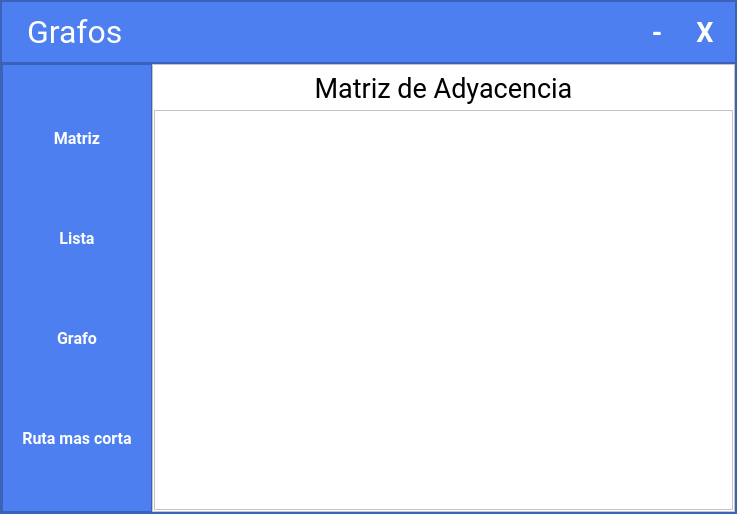
<?xml version="1.0" encoding="UTF-8"?>
<ui version="4.0">
 <class>MainWindow</class>
 <widget class="QMainWindow" name="MainWindow">
  <property name="geometry">
   <rect>
    <x>0</x>
    <y>0</y>
    <width>737</width>
    <height>514</height>
   </rect>
  </property>
  <property name="font">
   <font>
    <family>Roboto</family>
    <pointsize>12</pointsize>
   </font>
  </property>
  <property name="windowTitle">
   <string>MainWindow</string>
  </property>
  <widget class="QWidget" name="centralwidget">
   <layout class="QHBoxLayout" name="horizontalLayout_2">
    <property name="spacing">
     <number>0</number>
    </property>
    <property name="leftMargin">
     <number>0</number>
    </property>
    <property name="topMargin">
     <number>0</number>
    </property>
    <property name="rightMargin">
     <number>0</number>
    </property>
    <property name="bottomMargin">
     <number>0</number>
    </property>
    <item>
     <widget class="QFrame" name="frame">
      <property name="styleSheet">
       <string notr="true">background-color: rgb(77, 127, 240);</string>
      </property>
      <property name="frameShape">
       <enum>QFrame::StyledPanel</enum>
      </property>
      <property name="frameShadow">
       <enum>QFrame::Raised</enum>
      </property>
      <layout class="QVBoxLayout" name="verticalLayout_2" stretch="0,8">
       <property name="spacing">
        <number>0</number>
       </property>
       <property name="leftMargin">
        <number>0</number>
       </property>
       <property name="topMargin">
        <number>0</number>
       </property>
       <property name="rightMargin">
        <number>0</number>
       </property>
       <property name="bottomMargin">
        <number>0</number>
       </property>
       <item>
        <widget class="QFrame" name="frame_header">
         <property name="minimumSize">
          <size>
           <width>0</width>
           <height>42</height>
          </size>
         </property>
         <property name="styleSheet">
          <string notr="true">QFrame{
background-color: rgb(77, 127, 240);
}

QPushButton{
background-color: rgb(77, 127, 240);
border-radius: 50%;
color: rgb(255, 255, 255);
}

QPushButton:hover{
background-color: rgb(68, 113, 211);
border-radius: 50%;
}

</string>
         </property>
         <property name="frameShape">
          <enum>QFrame::StyledPanel</enum>
         </property>
         <property name="frameShadow">
          <enum>QFrame::Raised</enum>
         </property>
         <layout class="QHBoxLayout" name="horizontalLayout_3">
          <property name="leftMargin">
           <number>25</number>
          </property>
          <item>
           <widget class="QLabel" name="label_5">
            <property name="font">
             <font>
              <family>Roboto</family>
              <pointsize>24</pointsize>
             </font>
            </property>
            <property name="styleSheet">
             <string notr="true">color: rgb(255, 255, 255);</string>
            </property>
            <property name="text">
             <string>Grafos</string>
            </property>
           </widget>
          </item>
          <item>
           <spacer name="horizontalSpacer">
            <property name="orientation">
             <enum>Qt::Horizontal</enum>
            </property>
            <property name="sizeHint" stdset="0">
             <size>
              <width>581</width>
              <height>20</height>
             </size>
            </property>
           </spacer>
          </item>
          <item>
           <widget class="QPushButton" name="minimize_btn">
            <property name="minimumSize">
             <size>
              <width>42</width>
              <height>42</height>
             </size>
            </property>
            <property name="font">
             <font>
              <family>Roboto</family>
              <pointsize>20</pointsize>
              <weight>75</weight>
              <bold>true</bold>
             </font>
            </property>
            <property name="cursor">
             <cursorShape>PointingHandCursor</cursorShape>
            </property>
            <property name="text">
             <string>-</string>
            </property>
           </widget>
          </item>
          <item>
           <widget class="QPushButton" name="close_btn">
            <property name="sizePolicy">
             <sizepolicy hsizetype="Preferred" vsizetype="Preferred">
              <horstretch>0</horstretch>
              <verstretch>0</verstretch>
             </sizepolicy>
            </property>
            <property name="minimumSize">
             <size>
              <width>42</width>
              <height>42</height>
             </size>
            </property>
            <property name="font">
             <font>
              <family>Roboto</family>
              <pointsize>20</pointsize>
              <weight>75</weight>
              <bold>true</bold>
             </font>
            </property>
            <property name="cursor">
             <cursorShape>PointingHandCursor</cursorShape>
            </property>
            <property name="text">
             <string>X</string>
            </property>
           </widget>
          </item>
         </layout>
        </widget>
       </item>
       <item>
        <widget class="QFrame" name="frame_body">
         <property name="frameShape">
          <enum>QFrame::StyledPanel</enum>
         </property>
         <property name="frameShadow">
          <enum>QFrame::Raised</enum>
         </property>
         <layout class="QHBoxLayout" name="horizontalLayout">
          <property name="spacing">
           <number>0</number>
          </property>
          <property name="leftMargin">
           <number>0</number>
          </property>
          <property name="topMargin">
           <number>0</number>
          </property>
          <property name="rightMargin">
           <number>0</number>
          </property>
          <property name="bottomMargin">
           <number>0</number>
          </property>
          <item>
           <widget class="QFrame" name="frame_sidebar">
            <property name="minimumSize">
             <size>
              <width>150</width>
              <height>0</height>
             </size>
            </property>
            <property name="maximumSize">
             <size>
              <width>150</width>
              <height>16777215</height>
             </size>
            </property>
            <property name="styleSheet">
             <string notr="true">QFrame {
background-color: rgb(77, 127, 240);
}

QPushButton{
background-color: rgb(77, 127, 240);
color: rgb(255, 255, 255);
border: none;
}

QPushButton:hover{
background-color: rgb(68, 113, 211);
}
</string>
            </property>
            <property name="frameShape">
             <enum>QFrame::StyledPanel</enum>
            </property>
            <property name="frameShadow">
             <enum>QFrame::Raised</enum>
            </property>
            <layout class="QVBoxLayout" name="verticalLayout_3">
             <property name="leftMargin">
              <number>0</number>
             </property>
             <property name="topMargin">
              <number>0</number>
             </property>
             <property name="rightMargin">
              <number>0</number>
             </property>
             <property name="bottomMargin">
              <number>0</number>
             </property>
             <item>
              <widget class="QPushButton" name="matrix_btn">
               <property name="minimumSize">
                <size>
                 <width>0</width>
                 <height>42</height>
                </size>
               </property>
               <property name="font">
                <font>
                 <family>Roboto</family>
                 <pointsize>12</pointsize>
                 <weight>75</weight>
                 <bold>true</bold>
                </font>
               </property>
               <property name="cursor">
                <cursorShape>PointingHandCursor</cursorShape>
               </property>
               <property name="text">
                <string>Matriz</string>
               </property>
               <property name="flat">
                <bool>false</bool>
               </property>
              </widget>
             </item>
             <item>
              <widget class="QPushButton" name="list_btn">
               <property name="minimumSize">
                <size>
                 <width>0</width>
                 <height>42</height>
                </size>
               </property>
               <property name="font">
                <font>
                 <family>Roboto</family>
                 <pointsize>12</pointsize>
                 <weight>75</weight>
                 <bold>true</bold>
                </font>
               </property>
               <property name="cursor">
                <cursorShape>PointingHandCursor</cursorShape>
               </property>
               <property name="text">
                <string>Lista</string>
               </property>
              </widget>
             </item>
             <item>
              <widget class="QPushButton" name="graph_btn">
               <property name="minimumSize">
                <size>
                 <width>0</width>
                 <height>42</height>
                </size>
               </property>
               <property name="font">
                <font>
                 <family>Roboto</family>
                 <pointsize>12</pointsize>
                 <weight>75</weight>
                 <bold>true</bold>
                </font>
               </property>
               <property name="cursor">
                <cursorShape>PointingHandCursor</cursorShape>
               </property>
               <property name="text">
                <string>Grafo</string>
               </property>
              </widget>
             </item>
             <item>
              <widget class="QPushButton" name="route_btn">
               <property name="minimumSize">
                <size>
                 <width>0</width>
                 <height>42</height>
                </size>
               </property>
               <property name="font">
                <font>
                 <family>Roboto</family>
                 <pointsize>12</pointsize>
                 <weight>75</weight>
                 <bold>true</bold>
                </font>
               </property>
               <property name="cursor">
                <cursorShape>PointingHandCursor</cursorShape>
               </property>
               <property name="text">
                <string>Ruta mas corta</string>
               </property>
              </widget>
             </item>
            </layout>
           </widget>
          </item>
          <item>
           <widget class="QFrame" name="frame_content">
            <property name="styleSheet">
             <string notr="true">QFrame{
background-color: rgb(255, 255, 255);
}</string>
            </property>
            <property name="frameShape">
             <enum>QFrame::StyledPanel</enum>
            </property>
            <property name="frameShadow">
             <enum>QFrame::Raised</enum>
            </property>
            <layout class="QVBoxLayout" name="verticalLayout_4">
             <property name="spacing">
              <number>0</number>
             </property>
             <property name="leftMargin">
              <number>1</number>
             </property>
             <property name="topMargin">
              <number>1</number>
             </property>
             <property name="rightMargin">
              <number>1</number>
             </property>
             <property name="bottomMargin">
              <number>1</number>
             </property>
             <item>
              <widget class="QStackedWidget" name="stackedWidget">
               <property name="font">
                <font>
                 <kerning>true</kerning>
                </font>
               </property>
               <property name="styleSheet">
                <string notr="true">background-color: rgb(255, 255, 255);</string>
               </property>
               <property name="currentIndex">
                <number>0</number>
               </property>
               <widget class="QWidget" name="matrix_page">
                <layout class="QVBoxLayout" name="verticalLayout" stretch="1,9">
                 <property name="spacing">
                  <number>0</number>
                 </property>
                 <property name="leftMargin">
                  <number>0</number>
                 </property>
                 <property name="topMargin">
                  <number>0</number>
                 </property>
                 <property name="rightMargin">
                  <number>0</number>
                 </property>
                 <property name="bottomMargin">
                  <number>0</number>
                 </property>
                 <item>
                  <widget class="QLabel" name="label">
                   <property name="font">
                    <font>
                     <family>Roboto</family>
                     <pointsize>20</pointsize>
                    </font>
                   </property>
                   <property name="cursor">
                    <cursorShape>ArrowCursor</cursorShape>
                   </property>
                   <property name="text">
                    <string>Matriz de Adyacencia</string>
                   </property>
                   <property name="alignment">
                    <set>Qt::AlignCenter</set>
                   </property>
                  </widget>
                 </item>
                 <item>
                  <widget class="QFrame" name="frame_2">
                   <property name="frameShape">
                    <enum>QFrame::StyledPanel</enum>
                   </property>
                   <property name="frameShadow">
                    <enum>QFrame::Raised</enum>
                   </property>
                   <layout class="QHBoxLayout" name="horizontalLayout_4">
                    <property name="topMargin">
                     <number>9</number>
                    </property>
                    <item>
                     <spacer name="horizontalSpacer_2">
                      <property name="orientation">
                       <enum>Qt::Horizontal</enum>
                      </property>
                      <property name="sizeHint" stdset="0">
                       <size>
                        <width>125</width>
                        <height>20</height>
                       </size>
                      </property>
                     </spacer>
                    </item>
                    <item>
                     <widget class="QTableWidget" name="table_widget">
                      <property name="enabled">
                       <bool>true</bool>
                      </property>
                      <property name="sizePolicy">
                       <sizepolicy hsizetype="MinimumExpanding" vsizetype="MinimumExpanding">
                        <horstretch>0</horstretch>
                        <verstretch>0</verstretch>
                       </sizepolicy>
                      </property>
                      <property name="font">
                       <font>
                        <family>Roboto</family>
                        <pointsize>9</pointsize>
                       </font>
                      </property>
                      <property name="focusPolicy">
                       <enum>Qt::NoFocus</enum>
                      </property>
                      <property name="contextMenuPolicy">
                       <enum>Qt::NoContextMenu</enum>
                      </property>
                      <property name="autoFillBackground">
                       <bool>false</bool>
                      </property>
                      <property name="frameShape">
                       <enum>QFrame::NoFrame</enum>
                      </property>
                      <property name="frameShadow">
                       <enum>QFrame::Plain</enum>
                      </property>
                      <property name="dragDropOverwriteMode">
                       <bool>false</bool>
                      </property>
                      <property name="alternatingRowColors">
                       <bool>false</bool>
                      </property>
                      <property name="selectionMode">
                       <enum>QAbstractItemView::SingleSelection</enum>
                      </property>
                      <property name="showGrid">
                       <bool>true</bool>
                      </property>
                      <property name="gridStyle">
                       <enum>Qt::SolidLine</enum>
                      </property>
                      <property name="sortingEnabled">
                       <bool>false</bool>
                      </property>
                      <property name="wordWrap">
                       <bool>true</bool>
                      </property>
                      <property name="cornerButtonEnabled">
                       <bool>false</bool>
                      </property>
                      <property name="rowCount">
                       <number>0</number>
                      </property>
                      <property name="columnCount">
                       <number>0</number>
                      </property>
                      <attribute name="horizontalHeaderVisible">
                       <bool>true</bool>
                      </attribute>
                      <attribute name="horizontalHeaderDefaultSectionSize">
                       <number>30</number>
                      </attribute>
                      <attribute name="horizontalHeaderMinimumSectionSize">
                       <number>0</number>
                      </attribute>
                      <attribute name="verticalHeaderVisible">
                       <bool>true</bool>
                      </attribute>
                      <attribute name="verticalHeaderCascadingSectionResizes">
                       <bool>false</bool>
                      </attribute>
                      <attribute name="verticalHeaderDefaultSectionSize">
                       <number>30</number>
                      </attribute>
                      <attribute name="verticalHeaderHighlightSections">
                       <bool>true</bool>
                      </attribute>
                      <attribute name="verticalHeaderMinimumSectionSize">
                       <number>0</number>
                      </attribute>
                     </widget>
                    </item>
                    <item>
                     <spacer name="horizontalSpacer_3">
                      <property name="orientation">
                       <enum>Qt::Horizontal</enum>
                      </property>
                      <property name="sizeHint" stdset="0">
                       <size>
                        <width>125</width>
                        <height>20</height>
                       </size>
                      </property>
                     </spacer>
                    </item>
                   </layout>
                  </widget>
                 </item>
                </layout>
               </widget>
               <widget class="QWidget" name="list_page">
                <layout class="QVBoxLayout" name="verticalLayout_5" stretch="1,9">
                 <property name="spacing">
                  <number>0</number>
                 </property>
                 <property name="leftMargin">
                  <number>0</number>
                 </property>
                 <property name="topMargin">
                  <number>0</number>
                 </property>
                 <property name="rightMargin">
                  <number>0</number>
                 </property>
                 <property name="bottomMargin">
                  <number>0</number>
                 </property>
                 <item>
                  <widget class="QLabel" name="label_2">
                   <property name="font">
                    <font>
                     <family>Roboto</family>
                     <pointsize>20</pointsize>
                    </font>
                   </property>
                   <property name="cursor">
                    <cursorShape>ArrowCursor</cursorShape>
                   </property>
                   <property name="text">
                    <string>Lista de Adyacencia</string>
                   </property>
                   <property name="alignment">
                    <set>Qt::AlignCenter</set>
                   </property>
                  </widget>
                 </item>
                 <item>
                  <widget class="QFrame" name="frame_3">
                   <property name="frameShape">
                    <enum>QFrame::StyledPanel</enum>
                   </property>
                   <property name="frameShadow">
                    <enum>QFrame::Raised</enum>
                   </property>
                   <layout class="QHBoxLayout" name="horizontalLayout_5">
                    <item>
                     <spacer name="horizontalSpacer_4">
                      <property name="orientation">
                       <enum>Qt::Horizontal</enum>
                      </property>
                      <property name="sizeHint" stdset="0">
                       <size>
                        <width>168</width>
                        <height>20</height>
                       </size>
                      </property>
                     </spacer>
                    </item>
                    <item>
                     <widget class="QListWidget" name="listWidget">
                      <property name="font">
                       <font>
                        <family>Roboto</family>
                        <pointsize>12</pointsize>
                       </font>
                      </property>
                      <property name="frameShape">
                       <enum>QFrame::NoFrame</enum>
                      </property>
                      <property name="frameShadow">
                       <enum>QFrame::Plain</enum>
                      </property>
                      <property name="sizeAdjustPolicy">
                       <enum>QAbstractScrollArea::AdjustToContents</enum>
                      </property>
                     </widget>
                    </item>
                    <item>
                     <spacer name="horizontalSpacer_5">
                      <property name="orientation">
                       <enum>Qt::Horizontal</enum>
                      </property>
                      <property name="sizeHint" stdset="0">
                       <size>
                        <width>168</width>
                        <height>20</height>
                       </size>
                      </property>
                     </spacer>
                    </item>
                   </layout>
                  </widget>
                 </item>
                </layout>
               </widget>
               <widget class="QWidget" name="graph_page">
                <layout class="QVBoxLayout" name="verticalLayout_6" stretch="1,9">
                 <property name="spacing">
                  <number>0</number>
                 </property>
                 <property name="leftMargin">
                  <number>0</number>
                 </property>
                 <property name="topMargin">
                  <number>0</number>
                 </property>
                 <property name="rightMargin">
                  <number>0</number>
                 </property>
                 <property name="bottomMargin">
                  <number>0</number>
                 </property>
                 <item>
                  <widget class="QLabel" name="label_3">
                   <property name="font">
                    <font>
                     <family>Roboto</family>
                     <pointsize>20</pointsize>
                    </font>
                   </property>
                   <property name="cursor">
                    <cursorShape>ArrowCursor</cursorShape>
                   </property>
                   <property name="text">
                    <string>Grafo</string>
                   </property>
                   <property name="alignment">
                    <set>Qt::AlignCenter</set>
                   </property>
                  </widget>
                 </item>
                 <item>
                  <layout class="QVBoxLayout" name="graph_img"/>
                 </item>
                </layout>
               </widget>
               <widget class="QWidget" name="route_page">
                <layout class="QVBoxLayout" name="verticalLayout_7" stretch="1,9">
                 <property name="spacing">
                  <number>0</number>
                 </property>
                 <property name="leftMargin">
                  <number>0</number>
                 </property>
                 <property name="topMargin">
                  <number>0</number>
                 </property>
                 <property name="rightMargin">
                  <number>0</number>
                 </property>
                 <property name="bottomMargin">
                  <number>0</number>
                 </property>
                 <item>
                  <widget class="QLabel" name="label_4">
                   <property name="font">
                    <font>
                     <family>Roboto</family>
                     <pointsize>20</pointsize>
                    </font>
                   </property>
                   <property name="cursor">
                    <cursorShape>ArrowCursor</cursorShape>
                   </property>
                   <property name="text">
                    <string>Ruta mas corta</string>
                   </property>
                   <property name="alignment">
                    <set>Qt::AlignCenter</set>
                   </property>
                  </widget>
                 </item>
                 <item>
                  <layout class="QVBoxLayout" name="route_img"/>
                 </item>
                </layout>
               </widget>
              </widget>
             </item>
            </layout>
           </widget>
          </item>
         </layout>
        </widget>
       </item>
      </layout>
     </widget>
    </item>
   </layout>
  </widget>
 </widget>
 <resources/>
 <connections/>
</ui>
